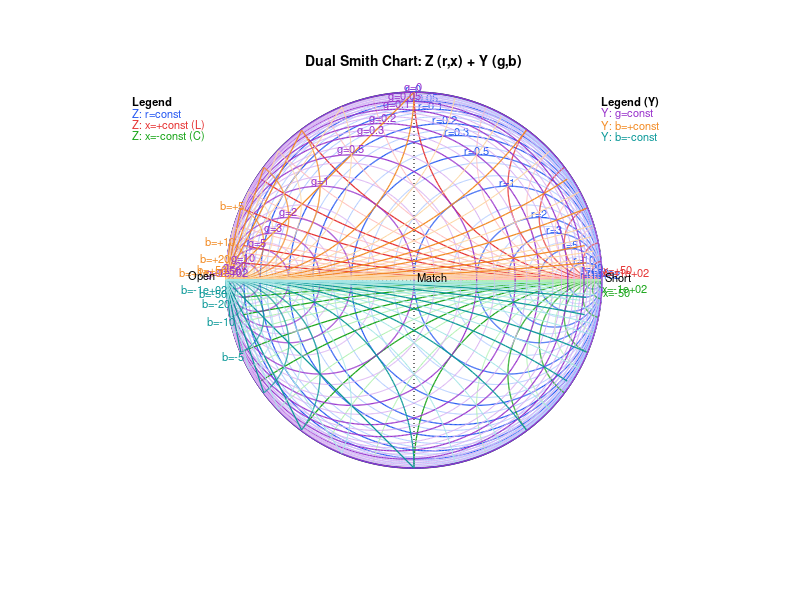

MATLAB code for this plot:
%function Smith(mode)
function ax = Smith(mode)
% Smith.m — Dense, colorful, fully-labeled Smith chart(s) with handle-safe helpers.
% No toolboxes required. Works on older MATLAB.
%
% Usage:
%   Smith()         % one overlaid chart (Z + Y)
%   Smith('two')    % two panels side-by-side (Z-only | Y-only)

if nargin<1, mode = 'overlay'; end

% -------- Appearance controls --------
fs      = 8;        % base font size for labels
lwMaj   = 0.9;      % line width major
lwMin   = 0.4;      % line width minor

% Normalized families (density controls)
rMaj = [0 0.05 0.1 0.2 0.3 0.5 1 2 3 5 10 20 50 100];
rMin = [0.01 0.02 0.03 0.04 0.06 0.08 0.12 0.15 0.25 0.4 0.6 0.8 1.5 2.5 4 7 15 30 70];
xMaj = [0.05 0.1 0.2 0.3 0.5 1 2 3 5 10 20 50 100];  xMin = rMin;
gMaj = rMaj;  gMin = rMin;   % Y mirrors Z families
bMaj = xMaj;  bMin = xMin;

% Colors
col_rMaj = [0.15 0.35 0.95];  col_rMin = [0.70 0.80 1.00];
col_xpMaj= [0.90 0.20 0.20];  col_xpMin= [1.00 0.75 0.75];
col_xnMaj= [0.10 0.65 0.10];  col_xnMin= [0.70 0.95 0.70];

col_gMaj = [0.60 0.20 0.80];  col_gMin = [0.85 0.70 0.95];
col_bpMaj= [0.95 0.55 0.15];  col_bpMin= [0.99 0.84 0.64];
col_bnMaj= [0.05 0.60 0.60];  col_bnMin= [0.65 0.90 0.90];

col_axis = [0 0 0];

% Figure
figure('Color','w','Name','Smith Chart');
if strcmpi(mode,'two')
    tiledlayout(1,2,'TileSpacing','compact','Padding','compact');

    % ---- Left: Z-only ----
    ax1 = nexttile; hold(ax1,'on'); axis(ax1,'equal'); axis(ax1,'off');
    baseCircle(ax1, col_axis);
    set(ax1,'XLim',[-1.65 1.65],'YLim',[-1.15 1.05]);   % room for legends at ±1.5
    draw_const_r(ax1, rMaj, col_rMaj, lwMaj); draw_const_r(ax1, rMin, col_rMin, lwMin);
    draw_const_x(ax1, xMaj, +1, col_xpMaj, lwMaj); draw_const_x(ax1, xMin, +1, col_xpMin, lwMin);
    draw_const_x(ax1, xMaj, -1, col_xnMaj, lwMaj); draw_const_x(ax1, xMin, -1, col_xnMin, lwMin);
    add_labels_r(ax1, rMaj, col_rMaj, fs);
    add_labels_x(ax1, +1, xMaj, col_xpMaj, fs);
    add_labels_x(ax1, -1, xMaj, col_xnMaj, fs);
    corner_and_legend(ax1, fs, ...
        col_rMaj, col_xpMaj, col_xnMaj, ...
        col_gMaj, col_bpMaj, col_bnMaj, 'z');
    title(ax1,'Z-Smith (r,x)');

    % ---- Right: Y-only ----
    ax2 = nexttile; hold(ax2,'on'); axis(ax2,'equal'); axis(ax2,'off');
    baseCircle(ax2, col_axis);
    set(ax2,'XLim',[-1.65 1.65],'YLim',[-1.15 1.05]);
    draw_const_g(ax2, gMaj, col_gMaj, lwMaj); draw_const_g(ax2, gMin, col_gMin, lwMin);
    draw_const_b(ax2, bMaj, +1, col_bpMaj, lwMaj); draw_const_b(ax2, bMin, +1, col_bpMin, lwMin);
    draw_const_b(ax2, bMaj, -1, col_bnMaj, lwMaj); draw_const_b(ax2, bMin, -1, col_bnMin, lwMin);
    add_labels_g(ax2, gMaj, col_gMaj, fs);
    add_labels_b(ax2, +1, bMaj, col_bpMaj, fs);
    add_labels_b(ax2, -1, bMaj, col_bnMaj, fs);
    corner_and_legend(ax2, fs, ...
        col_rMaj, col_xpMaj, col_xnMaj, ...
        col_gMaj, col_bpMaj, col_bnMaj, 'y');
    title(ax2,'Y-Smith (g,b)');
    ax = struct('Z', ax1, 'Y', ax2);

else
    % ---- Single overlaid chart (Z + Y) ----
    axh = axes; hold(axh,'on'); axis(axh,'equal'); axis(axh,'off');
    baseCircle(axh, col_axis);
    set(axh,'XLim',[-1.65 1.65],'YLim',[-1.15 1.05]);

    % Z-grid
    draw_const_r(axh, rMaj, col_rMaj, lwMaj); draw_const_r(axh, rMin, col_rMin, lwMin);
    draw_const_x(axh, xMaj, +1, col_xpMaj, lwMaj); draw_const_x(axh, xMin, +1, col_xpMin, lwMin);
    draw_const_x(axh, xMaj, -1, col_xnMaj, lwMaj); draw_const_x(axh, xMin, -1, col_xnMin, lwMin);
    add_labels_r(axh, rMaj, col_rMaj, fs);
    add_labels_x(axh, +1, xMaj, col_xpMaj, fs);
    add_labels_x(axh, -1, xMaj, col_xnMaj, fs);

    % Y-grid
    draw_const_g(axh, gMaj, col_gMaj, lwMaj); draw_const_g(axh, gMin, col_gMin, lwMin);
    draw_const_b(axh, bMaj, +1, col_bpMaj, lwMaj); draw_const_b(axh, bMin, +1, col_bpMin, lwMin);
    draw_const_b(axh, bMaj, -1, col_bnMaj, lwMaj); draw_const_b(axh, bMin, -1, col_bnMin, lwMin);
    add_labels_g(axh, gMaj, col_gMaj, fs);
    add_labels_b(axh, +1, bMaj, col_bpMaj, fs);
    add_labels_b(axh, -1, bMaj, col_bnMaj, fs);

    corner_and_legend(axh, fs, ...
        col_rMaj, col_xpMaj, col_xnMaj, ...
        col_gMaj, col_bpMaj, col_bnMaj, 'both');
    title(axh,'Dual Smith Chart: Z (r,x) + Y (g,b)','FontSize',fs+2);

    % return handle struct (DO THIS LAST)
    ax = struct('Overlay', axh);
end
end

% ==================== Drawing primitives (handle-safe) ====================

function baseCircle(ax, col_axis)
    th = linspace(0,2*pi,1536);
    uc = exp(1j*th);
    plot(ax, real(uc), imag(uc), 'k-', 'LineWidth', 1.25);
    plot(ax, [-1 1],[0 0],':','Color',col_axis,'LineWidth',0.8);
    plot(ax, [0 0],[-1 1],':','Color',col_axis,'LineWidth',0.8);
end

function draw_const_r(ax, rvals, col, lw)
% Constant resistance circles (normalized r >= 0):
% Center c = r/(1+r), radius R = 1/(1+r)
    th = linspace(0,2*pi,721);
    for r = rvals
        if r < 0, continue; end
        c = r/(1+r);
        R = 1/(1+r);
        z = c + R*exp(1j*th);
        m = abs(z) <= 1 + 1e-6;
        plot(ax, real(z(m)), imag(z(m)), '-', 'LineWidth', lw, 'Color', col);
    end
end

function draw_const_x(ax, xvals, sgn, col, lw)
% Constant reactance circles (normalized x):
% Center (1, 1/x), radius 1/|x|
    th = linspace(0,2*pi,721);
    for x = xvals
        yc = 1/(sgn*x);
        Rc = 1/abs(x);
        z = (1 + Rc*cos(th)) + 1j*(yc + Rc*sin(th));
        m = abs(z) <= 1 + 1e-6;
        plot(ax, real(z(m)), imag(z(m)), '-', 'LineWidth', lw, 'Color', col);
    end
end

function draw_const_g(ax, gvals, col, lw)
% Constant conductance circles (normalized g >= 0):
% Center c = -g/(1+g), radius R = 1/(1+g)  (mirrored left)
    th = linspace(0,2*pi,721);
    for g = gvals
        if g < 0, continue; end
        c = -g/(1+g);
        R = 1/(1+g);
        z = c + R*exp(1j*th);
        m = abs(z) <= 1 + 1e-6;
        plot(ax, real(z(m)), imag(z(m)), '-', 'LineWidth', lw, 'Color', col);
    end
end

function draw_const_b(ax, bvals, sgn, col, lw)
% Constant susceptance circles (normalized b):
% Center (-1, 1/b), radius 1/|b|
    th = linspace(0,2*pi,721);
    for b = bvals
        yc = 1/(sgn*b);
        Rc = 1/abs(b);
        z = (-1 + Rc*cos(th)) + 1j*(yc + Rc*sin(th));
        m = abs(z) <= 1 + 1e-6;
        plot(ax, real(z(m)), imag(z(m)), '-', 'LineWidth', lw, 'Color', col);
    end
end

% ==================== Label helpers (handle-safe) ====================

function add_labels_r(ax, rvals, col, fs)
% Place r labels near the top of each constant-r circle (on +j side)
    for r = rvals
        if r < 0, continue; end
        c = r/(1+r);
        R = 1/(1+r);
        ang = pi/2;  % 90°
        p = c + R*exp(1j*ang);
        if abs(p) <= 1.02
            text(ax, real(p), imag(p), sprintf('r=%.2g',r), ...
                'FontSize', fs, 'Color', col, ...
                'HorizontalAlignment','center', 'VerticalAlignment','bottom');
        end
    end
end

function add_labels_x(ax, sgn, xvals, col, fs)
% Place x labels along each constant-x arc (right side, ~±60°)
    for x = xvals
        yc = 1/(sgn*x); Rc = 1/abs(x);
        ang = sgn * pi/3;    % +60° for +x, -60° for -x
        p = (1 + Rc*cos(ang)) + 1j*(yc + Rc*sin(ang));
        if abs(p) <= 1.02
            if sgn > 0
                s = sprintf('x=+%.2g',x);
                va = 'bottom';
            else
                s = sprintf('x=-%.2g',x);
                va = 'top';
            end
            text(ax, real(p), imag(p), s, ...
                'FontSize', fs, 'Color', col, ...
                'HorizontalAlignment','left', 'VerticalAlignment', va);
        end
    end
end

function add_labels_g(ax, gvals, col, fs)
% Place g labels near the top of each constant-g circle (left side)
    for g = gvals
        if g < 0, continue; end
        c = -g/(1+g);
        R = 1/(1+g);
        ang = pi/2;
        p = c + R*exp(1j*ang);
        if abs(p) <= 1.02
            text(ax, real(p), imag(p), sprintf('g=%.2g',g), ...
                'FontSize', fs, 'Color', col, ...
                'HorizontalAlignment','center', 'VerticalAlignment','bottom');
        end
    end
end

function add_labels_b(ax, sgn, bvals, col, fs)
% Place b labels along each constant-b arc (left side, ~±60°)
    for b = bvals
        yc = 1/(sgn*b); Rc = 1/abs(b);
        ang = sgn * pi/3;
        p = (-1 + Rc*cos(ang)) + 1j*(yc + Rc*sin(ang));
        if abs(p) <= 1.02
            if sgn > 0
                s = sprintf('b=+%.2g',b);
                va = 'bottom';
            else
                s = sprintf('b=-%.2g',b);
                va = 'top';
            end
            text(ax, real(p), imag(p), s, ...
                'FontSize', fs, 'Color', col, ...
                'HorizontalAlignment','right', 'VerticalAlignment', va);
        end
    end
end

% ==================== Corner labels & legends (handle-safe) ====================

function corner_and_legend(ax, fs, ...
    col_rMaj, col_xpMaj, col_xnMaj, ...
    col_gMaj, col_bpMaj, col_bnMaj, which)
% Your requested positions:
% Corner labels
text(ax,  1.02, 0.02, 'Short', 'FontSize',fs);   % moved to right
text(ax, -1.2, 0.02, 'Open',  'FontSize',fs);
text(ax,  0.02, 0.02, 'Match', 'FontSize',fs);

% Tiny legends (outside circle)
y0 = 0.95;
text(ax, -1.5, y0,      'Legend',          'FontSize',fs, 'FontWeight','bold');
text(ax, -1.5, y0-0.06, 'Z: r=const',      'FontSize',fs, 'Color',col_rMaj);
text(ax, -1.5, y0-0.12, 'Z: x=+const (L)', 'FontSize',fs, 'Color',col_xpMaj);
text(ax, -1.5, y0-0.18, 'Z: x=-const (C)', 'FontSize',fs, 'Color',col_xnMaj);

text(ax,  1.0, y0,      'Legend (Y)',      'FontSize',fs, 'FontWeight','bold');
text(ax,  1.0, y0-0.06, 'Y: g=const',      'FontSize',fs, 'Color',col_gMaj);
text(ax,  1.0, y0-0.12, 'Y: b=+const',     'FontSize',fs, 'Color',col_bpMaj);
text(ax,  1.0, y0-0.18, 'Y: b=-const',     'FontSize',fs, 'Color',col_bnMaj);

% Note: axis limits are widened earlier to show x = ±1.5 comfortably.
end
